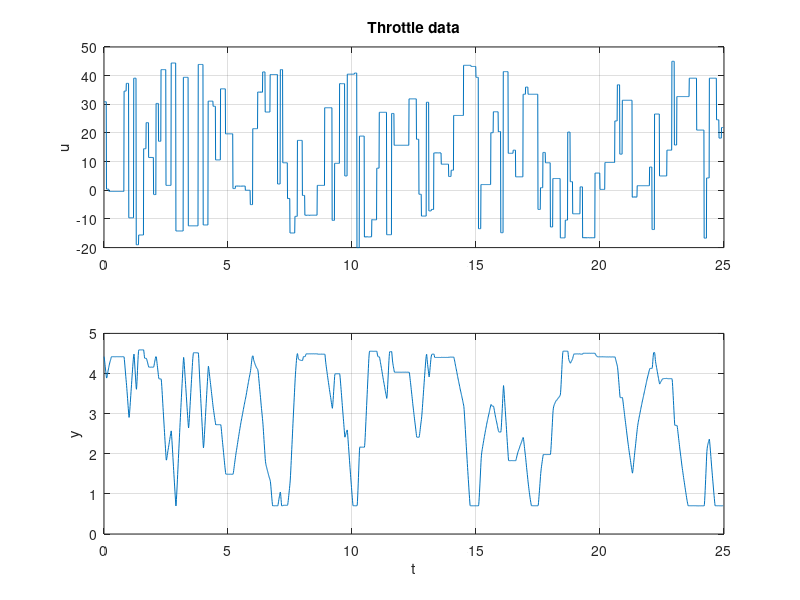

Write the MATLAB code that produced this figure. (Note: this script raises an error after producing the figure.)
%% TS-Toolbox: NARX example (throttle valve)

clear, close all

addpath( '..' )  % Path to TSModel files

%% Model order
nc = 3;    % number of clusters = local models
nu = 1;    % number of inputs
ny = 1;    % number of outputs
nue = 1.1; % fuzziness parameter
 
% Input vector u and output vector y
load( 'Data/Throttle1.mat' );

dt = 1e-2; % Sampling time
t = dt * transpose( 0:size(u,1)-1 );

figure(1),clf
subplot(2,1,1)
plot(t,u)
grid
ylabel('u')
title( 'Throttle data' )
subplot(2,1,2)
plot(t,y)
grid
ylabel('y')
xlabel('t')

%% Create TS model
ts = TSModel( 'ARX', nc, nu, 'Name','ARX', 'Comment','Throtte valve')
ts.setSchedulingLags( [0], [1,2,3] );
ts.setRegressorLags( [0], [1,2,3] );

ts.setData( u, y, 'SampleTime',dt, 'Labels', { 'volt', 'angle' } );
ts.setDataLimits( [-15,55 ; 0,5] );

%% Clustering in product-space (u,y)
ts.clustering( 'FCM', 'nue', nue, 'tries',10, 'seed', 0 )
c1 = getCluster(ts);

%% Initialize local LS models with LS (global/local)
ts.initialize( 'FBF', 'nue', nue, 'method','global'  );

%% Compute TS model for given data
yp = ts.evaluate( u,y );
plotResiduals( y, yp, 'figure', 2, 'title', 'Residuals Throttle NARX' );

return

%% Optimize Clusters c (MF) and/or local model A/B/C
ts.optimize( 'B' )
c2 = getCluster( ts );
ypo = ts.evaluate( u,y );
plotResiduals( y, ypo, 'figure', 3, 'title', 'Residuals Throttle NARX opt' );

